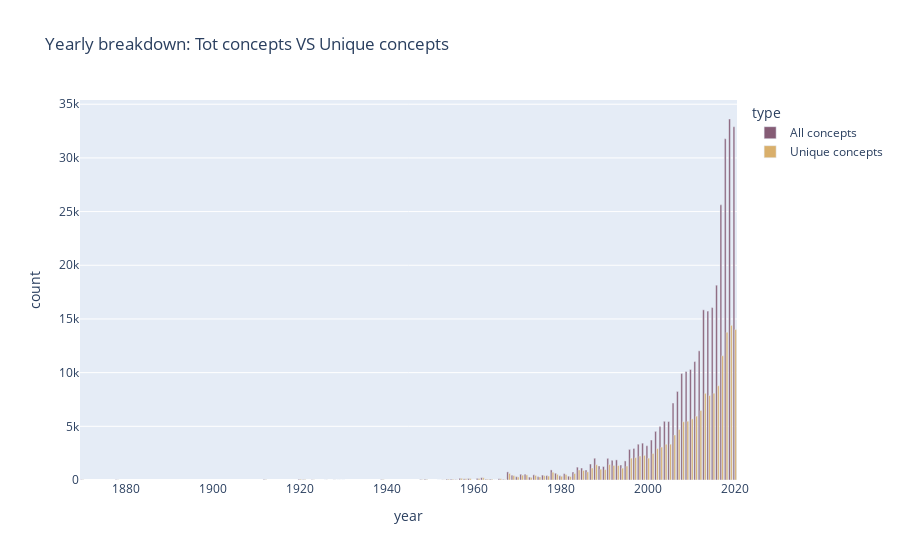

Notebook source saved alongside this figure:
### Markdown cell above
### 3.5 Yearly breakdown: unique VS repeated concepts

Also useful to look at the number of concepts per year, VS the number of unique concepts. 

This will give us a sense of whether the distribution of repeated concepts is stable across the years.

### Code cell
series1 = concepts.groupby("year")['concept'].count().rename("All concepts")
series2 = concepts.groupby("year")['concept'].nunique().rename("Unique concepts")
temp2 = pd.concat([series1, series2], axis=1).reset_index()
temp2 = temp2.melt(id_vars=["year"], 
         var_name="type", 
        value_name="count")

px.bar(temp2, 
       title="Yearly breakdown: Tot concepts VS Unique concepts",
       x="year", y="count", 
       color="type", barmode="group", 
       color_discrete_sequence=px.colors.carto.Antique)

### Figure 1 — Plotly figure (JSON) as saved in the notebook; plotly's stock layout.template omitted (floating-point values rounded to 4 significant figures)
{"data": [{"alignmentgroup": "True", "hovertemplate": "type=All concepts<br>year=%{x}<br>count=%{y}<extra></extra>", "legendgroup": "All concepts", "marker": {"color": "rgb(133, 92, 117)"}, "name": "All concepts", "offsetgroup": "All concepts", "orientation": "v", "showlegend": true, "textposition": "auto", "type": "bar", "x": [1870, 1878, 1912, 1920, 1921, 1923, 1926, 1928, 1929, 1930, 1939, 1948, 1949, 1952, 1953, 1954, 1955, 1956, 1957, 1958, 1959, 1960, 1961, 1962, 1963, 1964, 1965, 1966, 1967, 1968, 1969, 1970, 1971, 1972, 1973, 1974, 1975, 1976, 1977, 1978, 1979, 1980, 1981, 1982, 1983, 1984, 1985, 1986, 1987, 1988, 1989, 1990, 1991, 1992, 1993, 1994, 1995, 1996, 1997, 1998, 1999, 2000, 2001, 2002, 2003, 2004, 2005, 2006, 2007, 2008, 2009, 2010, 2011, 2012, 2013, 2014, 2015, 2016, 2017, 2018, 2019, 2020], "xaxis": "x", "y": [28, 18, 36, 66, 36, 21, 10, 8, 5, 3, 46, 44, 77, 3, 14, 80, 79, 31, 159, 108, 138, 2, 153, 215, 75, 79, 5, 124, 59, 755, 449, 309, 537, 543, 270, 483, 309, 455, 416, 940, 631, 391, 589, 356, 743, 1198, 1116, 933, 1488, 2028, 1309, 1253, 2019, 1832, 1874, 1400, 1776, 2849, 2945, 3333, 3433, 3192, 3725, 4531, 4973, 5466, 5445, 7162, 8248, 9923, 10108, 10293, 11031, 12030, 15849, 15733, 16059, 18145, 25629, 31784, 33624, 32905], "yaxis": "y"}, {"alignmentgroup": "True", "hovertemplate": "type=Unique concepts<br>year=%{x}<br>count=%{y}<extra></extra>", "legendgroup": "Unique concepts", "marker": {"color": "rgb(217, 175, 107)"}, "name": "Unique concepts", "offsetgroup": "Unique concepts", "orientation": "v", "showlegend": true, "textposition": "auto", "type": "bar", "x": [1870, 1878, 1912, 1920, 1921, 1923, 1926, 1928, 1929, 1930, 1939, 1948, 1949, 1952, 1953, 1954, 1955, 1956, 1957, 1958, 1959, 1960, 1961, 1962, 1963, 1964, 1965, 1966, 1967, 1968, 1969, 1970, 1971, 1972, 1973, 1974, 1975, 1976, 1977, 1978, 1979, 1980, 1981, 1982, 1983, 1984, 1985, 1986, 1987, 1988, 1989, 1990, 1991, 1992, 1993, 1994, 1995, 1996, 1997, 1998, 1999, 2000, 2001, 2002, 2003, 2004, 2005, 2006, 2007, 2008, 2009, 2010, 2011, 2012, 2013, 2014, 2015, 2016, 2017, 2018, 2019, 2020], "xaxis": "x", "y": [28, 18, 36, 66, 36, 21, 10, 8, 5, 3, 46, 28, 50, 3, 14, 77, 78, 22, 155, 108, 136, 2, 143, 210, 75, 79, 5, 119, 57, 615, 411, 285, 450, 472, 246, 425, 290, 402, 368, 733, 530, 346, 517, 323, 603, 935, 886, 755, 1120, 1423, 1005, 969, 1434, 1360, 1349, 1106, 1293, 2036, 2079, 2226, 2293, 2038, 2473, 2925, 3066, 3322, 3339, 4190, 4707, 5422, 5474, 5691, 5946, 6472, 8073, 7867, 8086, 8778, 11574, 13765, 14404, 14012], "yaxis": "y"}], "layout": {"autosize": true, "barmode": "group", "legend": {"title": {"text": "type"}, "tracegroupgap": 0}, "title": {"text": "Yearly breakdown: Tot concepts VS Unique concepts"}, "xaxis": {"anchor": "y", "autorange": true, "domain": [0, 1], "range": [1870.0, 2020.0], "title": {"text": "year"}, "type": "linear"}, "yaxis": {"anchor": "x", "autorange": true, "domain": [0, 1], "range": [0, 35390.0], "title": {"text": "count"}, "type": "linear"}}}
